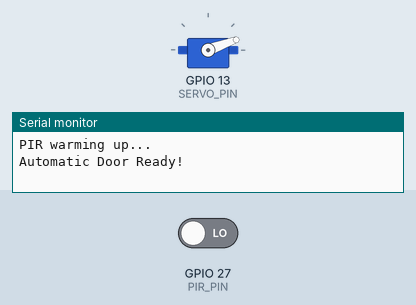
Recording of a sketch running on a simulated ESP32. Parts: servo, the last lines printed to the serial monitor. The test bench sets the inputs (shaded band); at power-on: GPIO 27 (PIR_PIN) LOW.

Above: at 11.2 s.
11.3 s: GPIO 27 (PIR_PIN) driven HIGH
At 11.7 s:
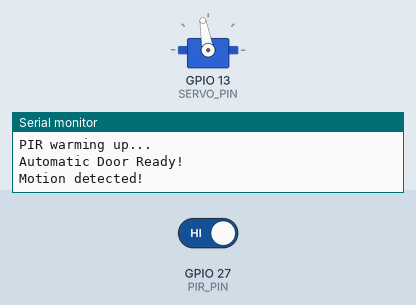
Timing chart, 0 to 17.8 s (numbered marks = the images above; inputs shaded):
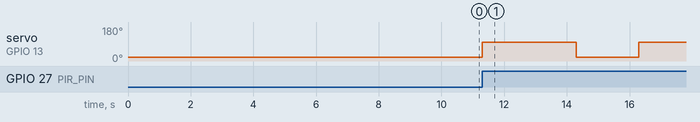

Measured:
- after the input at 11.3 s, servo on GPIO 13 (SERVO_PIN): 20° → 100° at once, → 20° 3.0 s later, → 100° 2.0 s later

The sketch:

Automatic_Door.ino
```cpp
#include <ESP32Servo.h>

Servo doorServo;

const int SERVO_PIN = 13;
const int PIR_PIN = 27;

const int CLOSED_POSITION = 20;
const int OPEN_POSITION = 100;

void setup() {
  Serial.begin(115200);

  pinMode(PIR_PIN, INPUT);

  doorServo.setPeriodHertz(50);
  doorServo.attach(SERVO_PIN, 500, 2400);

  doorServo.write(CLOSED_POSITION);

  Serial.println("PIR warming up...");
  delay(10000);

  Serial.println("Automatic Door Ready!");
}

void loop() {
  int motion = digitalRead(PIR_PIN);

  if (motion == HIGH) {
    Serial.println("Motion detected!");

    // Open the door
    doorServo.write(OPEN_POSITION);
    delay(3000);

    // Close the door
    doorServo.write(CLOSED_POSITION);
    delay(2000);
  }
}
```
